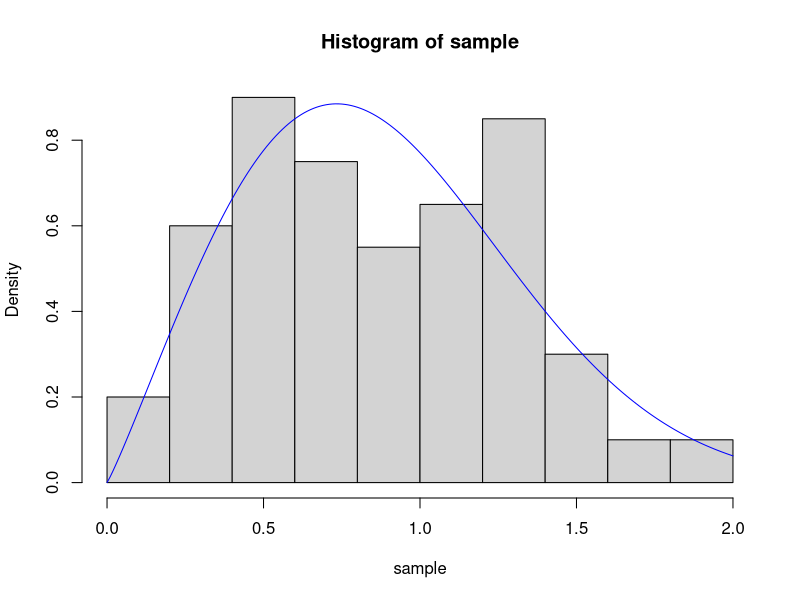

Write R code to recreate this figure.
score <- function(x, theta){
  value <- c(0, 0)
  for (i in x){
    value[1] <- value[1] + (1/theta[1]) - i^theta[2]
    value[2] <- value[2] + (1/theta[2]) + log(i) - theta[1]*i^theta[2]*log(i)
  }
  return(value)
}

scoreSlope <- function(x, theta){
  value <- c(0, 0)
  for (i in x){
    value[1] <- value[1] - 1/theta[1]^2
    value[2] <- value[2] - 1/theta[2]^2 - theta[1]*i^theta[2]*log(i)^2
  }
  return(value)
}

sample = c(1.19, 1.33, 1.29, 0.97, 0.57, 0.26, 1.46, 0.73, 0.45, 0.85,
           1.67, 0.56, 0.45, 0.35, 0.52, 1.32, 1.22, 1.09, 0.27, 0.34,
           0.59, 0.78, 0.55, 1.29, 1.11, 1.04, 1.21, 0.38, 0.61, 1.12,
           0.72, 0.55, 0.90, 0.26, 0.90, 0.54, 0.99, 0.67, 1.36, 0.18,
           0.58, 0.22, 1.38, 1.36, 0.35, 1.43, 0.04, 0.26, 0.86, 1.06,
           1.47, 0.42, 0.62, 0.58, 0.65, 0.54, 0.76, 0.93, 1.15, 0.92,
           1.95, 1.29, 0.64, 0.13, 1.70, 1.00, 0.75, 1.09, 1.40, 1.26,
           0.87, 0.80, 0.67, 0.47, 0.66, 0.33, 0.56, 1.01, 1.54, 0.46,
           1.39, 1.30, 1.17, 1.60, 1.16, 0.93, 1.27, 0.20, 1.17, 0.42,
           1.53, 0.31, 1.31, 1.20, 0.75, 0.72, 1.97, 1.26, 0.48, 0.27)

eps = 10^(-5)
theta = c(1, 3)
error = 10

while(error > eps){
  thetaBefore = theta
  theta[2] <- theta[2] - score(sample, theta)[2]/scoreSlope(sample, theta)[2]
  error <- abs(theta[2] - thetaBefore[2])
}

cat("Error = ", error, "\n")
cat("Result = ", theta, "\n")

f <- function(x, theta){
  return(theta[1]*theta[2]*x^(theta[2]-1)*exp(-theta[1]*x^theta[2]))
}

hist(sample, probability = TRUE)
lines(seq(from=0, to=2, by=0.01), f(seq(from=0, to=2, by=0.01), theta), col="blue")






